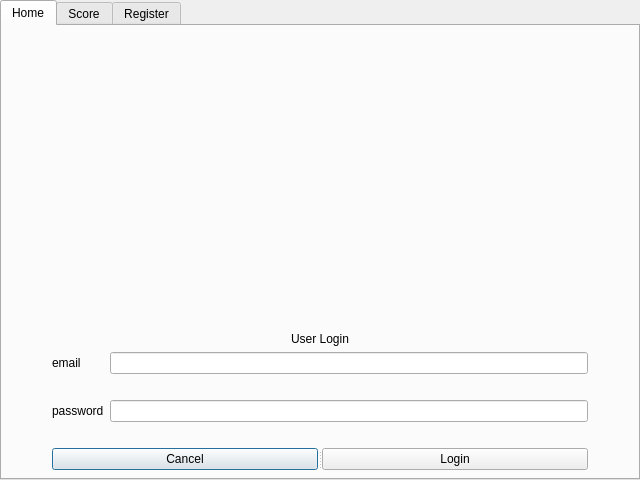
<?xml version="1.0" encoding="UTF-8"?>
<ui version="4.0">
 <class>UserControlPanel</class>
 <widget class="QDialog" name="UserControlPanel">
  <property name="windowModality">
   <enum>Qt::WindowModal</enum>
  </property>
  <property name="geometry">
   <rect>
    <x>0</x>
    <y>0</y>
    <width>640</width>
    <height>480</height>
   </rect>
  </property>
  <property name="sizePolicy">
   <sizepolicy hsizetype="Fixed" vsizetype="Fixed">
    <horstretch>0</horstretch>
    <verstretch>0</verstretch>
   </sizepolicy>
  </property>
  <property name="minimumSize">
   <size>
    <width>640</width>
    <height>480</height>
   </size>
  </property>
  <property name="maximumSize">
   <size>
    <width>640</width>
    <height>480</height>
   </size>
  </property>
  <property name="windowTitle">
   <string>Dialog</string>
  </property>
  <property name="modal">
   <bool>true</bool>
  </property>
  <widget class="QTabWidget" name="tabWidget">
   <property name="geometry">
    <rect>
     <x>0</x>
     <y>0</y>
     <width>640</width>
     <height>480</height>
    </rect>
   </property>
   <property name="sizePolicy">
    <sizepolicy hsizetype="Fixed" vsizetype="Fixed">
     <horstretch>0</horstretch>
     <verstretch>0</verstretch>
    </sizepolicy>
   </property>
   <property name="layoutDirection">
    <enum>Qt::LeftToRight</enum>
   </property>
   <property name="currentIndex">
    <number>0</number>
   </property>
   <widget class="QWidget" name="homeTab">
    <property name="sizePolicy">
     <sizepolicy hsizetype="Fixed" vsizetype="Fixed">
      <horstretch>0</horstretch>
      <verstretch>0</verstretch>
     </sizepolicy>
    </property>
    <property name="minimumSize">
     <size>
      <width>636</width>
      <height>453</height>
     </size>
    </property>
    <property name="maximumSize">
     <size>
      <width>636</width>
      <height>453</height>
     </size>
    </property>
    <attribute name="title">
     <string>Home</string>
    </attribute>
    <layout class="QGridLayout" name="gridLayout_3">
     <property name="leftMargin">
      <number>50</number>
     </property>
     <property name="rightMargin">
      <number>50</number>
     </property>
     <item row="9" column="0" colspan="3">
      <widget class="QSplitter" name="splitter">
       <property name="orientation">
        <enum>Qt::Horizontal</enum>
       </property>
       <widget class="QPushButton" name="loginCancelButton">
        <property name="text">
         <string>Cancel</string>
        </property>
       </widget>
       <widget class="QPushButton" name="loginLoginButton">
        <property name="text">
         <string>Login</string>
        </property>
       </widget>
      </widget>
     </item>
     <item row="6" column="2">
      <widget class="QLineEdit" name="loginPassField">
       <property name="echoMode">
        <enum>QLineEdit::Password</enum>
       </property>
      </widget>
     </item>
     <item row="7" column="2">
      <widget class="QLabel" name="loginPassValid">
       <property name="styleSheet">
        <string notr="true">color:#F00;</string>
       </property>
       <property name="text">
        <string/>
       </property>
      </widget>
     </item>
     <item row="4" column="2">
      <widget class="QLabel" name="loginEmailValid">
       <property name="styleSheet">
        <string notr="true">color:#F00;</string>
       </property>
       <property name="text">
        <string/>
       </property>
      </widget>
     </item>
     <item row="3" column="0">
      <widget class="QLabel" name="loginEmailLabel">
       <property name="text">
        <string>email</string>
       </property>
      </widget>
     </item>
     <item row="2" column="0" colspan="3">
      <widget class="QLabel" name="label">
       <property name="text">
        <string>User Login</string>
       </property>
       <property name="alignment">
        <set>Qt::AlignCenter</set>
       </property>
      </widget>
     </item>
     <item row="3" column="2">
      <widget class="QLineEdit" name="loginEmailField"/>
     </item>
     <item row="6" column="0" colspan="2">
      <widget class="QLabel" name="loginPassLabel">
       <property name="text">
        <string>password</string>
       </property>
      </widget>
     </item>
     <item row="1" column="0">
      <spacer name="verticalSpacer_3">
       <property name="orientation">
        <enum>Qt::Vertical</enum>
       </property>
       <property name="sizeHint" stdset="0">
        <size>
         <width>20</width>
         <height>40</height>
        </size>
       </property>
      </spacer>
     </item>
    </layout>
   </widget>
   <widget class="QWidget" name="scoreTab">
    <property name="sizePolicy">
     <sizepolicy hsizetype="Fixed" vsizetype="Fixed">
      <horstretch>0</horstretch>
      <verstretch>0</verstretch>
     </sizepolicy>
    </property>
    <attribute name="title">
     <string>Score</string>
    </attribute>
   </widget>
   <widget class="QWidget" name="registerTab">
    <property name="sizePolicy">
     <sizepolicy hsizetype="Fixed" vsizetype="Fixed">
      <horstretch>0</horstretch>
      <verstretch>0</verstretch>
     </sizepolicy>
    </property>
    <property name="minimumSize">
     <size>
      <width>636</width>
      <height>453</height>
     </size>
    </property>
    <attribute name="title">
     <string>Register</string>
    </attribute>
    <widget class="QLabel" name="regUserLabel">
     <property name="geometry">
      <rect>
       <x>50</x>
       <y>180</y>
       <width>52</width>
       <height>16</height>
      </rect>
     </property>
     <property name="text">
      <string>User Name</string>
     </property>
     <property name="buddy">
      <cstring>regUserField</cstring>
     </property>
    </widget>
    <widget class="QLineEdit" name="regUserField">
     <property name="geometry">
      <rect>
       <x>135</x>
       <y>180</y>
       <width>421</width>
       <height>22</height>
      </rect>
     </property>
    </widget>
    <widget class="QLineEdit" name="regPassField2">
     <property name="geometry">
      <rect>
       <x>135</x>
       <y>362</y>
       <width>421</width>
       <height>22</height>
      </rect>
     </property>
     <property name="sizePolicy">
      <sizepolicy hsizetype="Fixed" vsizetype="Fixed">
       <horstretch>0</horstretch>
       <verstretch>0</verstretch>
      </sizepolicy>
     </property>
     <property name="echoMode">
      <enum>QLineEdit::Password</enum>
     </property>
    </widget>
    <widget class="QLabel" name="regLNameLabel">
     <property name="geometry">
      <rect>
       <x>50</x>
       <y>119</y>
       <width>50</width>
       <height>16</height>
      </rect>
     </property>
     <property name="text">
      <string>Last Name</string>
     </property>
     <property name="buddy">
      <cstring>regLNameField</cstring>
     </property>
    </widget>
    <widget class="QLabel" name="regFNameLabel">
     <property name="geometry">
      <rect>
       <x>50</x>
       <y>59</y>
       <width>51</width>
       <height>16</height>
      </rect>
     </property>
     <property name="text">
      <string>First Name</string>
     </property>
     <property name="buddy">
      <cstring>regFNameField</cstring>
     </property>
    </widget>
    <widget class="QLineEdit" name="regLNameField">
     <property name="geometry">
      <rect>
       <x>135</x>
       <y>119</y>
       <width>421</width>
       <height>22</height>
      </rect>
     </property>
    </widget>
    <widget class="QLabel" name="regPassLabel2">
     <property name="geometry">
      <rect>
       <x>50</x>
       <y>362</y>
       <width>62</width>
       <height>16</height>
      </rect>
     </property>
     <property name="text">
      <string>Confirm Pass</string>
     </property>
     <property name="buddy">
      <cstring>regPassField2</cstring>
     </property>
    </widget>
    <widget class="QLabel" name="regPassValid">
     <property name="geometry">
      <rect>
       <x>135</x>
       <y>334</y>
       <width>421</width>
       <height>16</height>
      </rect>
     </property>
     <property name="styleSheet">
      <string notr="true">color:#F00;</string>
     </property>
     <property name="text">
      <string/>
     </property>
     <property name="buddy">
      <cstring>regPassField</cstring>
     </property>
    </widget>
    <widget class="QLabel" name="regFNameValid">
     <property name="geometry">
      <rect>
       <x>135</x>
       <y>91</y>
       <width>421</width>
       <height>16</height>
      </rect>
     </property>
     <property name="styleSheet">
      <string notr="true">color:#F00;</string>
     </property>
     <property name="text">
      <string/>
     </property>
     <property name="buddy">
      <cstring>regFNameField</cstring>
     </property>
    </widget>
    <widget class="QLabel" name="regPassValid2">
     <property name="geometry">
      <rect>
       <x>135</x>
       <y>394</y>
       <width>421</width>
       <height>16</height>
      </rect>
     </property>
     <property name="styleSheet">
      <string notr="true">color:#F00;</string>
     </property>
     <property name="text">
      <string/>
     </property>
     <property name="buddy">
      <cstring>regPassField2</cstring>
     </property>
    </widget>
    <widget class="QLabel" name="regLNameValid">
     <property name="geometry">
      <rect>
       <x>135</x>
       <y>151</y>
       <width>421</width>
       <height>16</height>
      </rect>
     </property>
     <property name="styleSheet">
      <string notr="true">color:#F00;</string>
     </property>
     <property name="text">
      <string/>
     </property>
     <property name="buddy">
      <cstring>regLNameField</cstring>
     </property>
    </widget>
    <widget class="QLabel" name="regUserValid">
     <property name="geometry">
      <rect>
       <x>135</x>
       <y>212</y>
       <width>421</width>
       <height>16</height>
      </rect>
     </property>
     <property name="styleSheet">
      <string notr="true">color:#F00;</string>
     </property>
     <property name="text">
      <string/>
     </property>
     <property name="buddy">
      <cstring>regUserField</cstring>
     </property>
    </widget>
    <widget class="QLabel" name="regEmailValid">
     <property name="geometry">
      <rect>
       <x>135</x>
       <y>273</y>
       <width>421</width>
       <height>16</height>
      </rect>
     </property>
     <property name="styleSheet">
      <string notr="true">color:#F00;</string>
     </property>
     <property name="text">
      <string/>
     </property>
     <property name="buddy">
      <cstring>regEmailField</cstring>
     </property>
    </widget>
    <widget class="QLabel" name="regTitleLabel">
     <property name="geometry">
      <rect>
       <x>140</x>
       <y>20</y>
       <width>411</width>
       <height>16</height>
      </rect>
     </property>
     <property name="text">
      <string>Registration Form</string>
     </property>
     <property name="alignment">
      <set>Qt::AlignCenter</set>
     </property>
    </widget>
    <widget class="QLabel" name="regPassLabel">
     <property name="geometry">
      <rect>
       <x>50</x>
       <y>302</y>
       <width>46</width>
       <height>16</height>
      </rect>
     </property>
     <property name="text">
      <string>Password</string>
     </property>
     <property name="buddy">
      <cstring>regPassField</cstring>
     </property>
    </widget>
    <widget class="QLineEdit" name="regPassField">
     <property name="geometry">
      <rect>
       <x>135</x>
       <y>302</y>
       <width>421</width>
       <height>22</height>
      </rect>
     </property>
     <property name="echoMode">
      <enum>QLineEdit::Password</enum>
     </property>
    </widget>
    <widget class="QLabel" name="regEmailLabel">
     <property name="geometry">
      <rect>
       <x>50</x>
       <y>241</y>
       <width>24</width>
       <height>16</height>
      </rect>
     </property>
     <property name="text">
      <string>Email</string>
     </property>
     <property name="buddy">
      <cstring>regEmailField</cstring>
     </property>
    </widget>
    <widget class="QLineEdit" name="regEmailField">
     <property name="geometry">
      <rect>
       <x>135</x>
       <y>241</y>
       <width>421</width>
       <height>22</height>
      </rect>
     </property>
    </widget>
    <widget class="QLineEdit" name="regFNameField">
     <property name="geometry">
      <rect>
       <x>135</x>
       <y>59</y>
       <width>421</width>
       <height>22</height>
      </rect>
     </property>
    </widget>
    <widget class="QPushButton" name="regRegisterButton">
     <property name="geometry">
      <rect>
       <x>350</x>
       <y>410</y>
       <width>151</width>
       <height>21</height>
      </rect>
     </property>
     <property name="text">
      <string>Register</string>
     </property>
     <property name="default">
      <bool>true</bool>
     </property>
    </widget>
    <widget class="QPushButton" name="regCancelButton">
     <property name="geometry">
      <rect>
       <x>164</x>
       <y>410</y>
       <width>131</width>
       <height>21</height>
      </rect>
     </property>
     <property name="text">
      <string>Cancel</string>
     </property>
    </widget>
   </widget>
  </widget>
 </widget>
 <tabstops>
  <tabstop>loginEmailField</tabstop>
  <tabstop>loginPassField</tabstop>
  <tabstop>loginLoginButton</tabstop>
  <tabstop>loginCancelButton</tabstop>
  <tabstop>regFNameField</tabstop>
  <tabstop>regLNameField</tabstop>
  <tabstop>regUserField</tabstop>
  <tabstop>regEmailField</tabstop>
  <tabstop>regPassField</tabstop>
  <tabstop>regPassField2</tabstop>
  <tabstop>regRegisterButton</tabstop>
  <tabstop>regCancelButton</tabstop>
  <tabstop>tabWidget</tabstop>
 </tabstops>
 <resources/>
 <connections/>
</ui>
